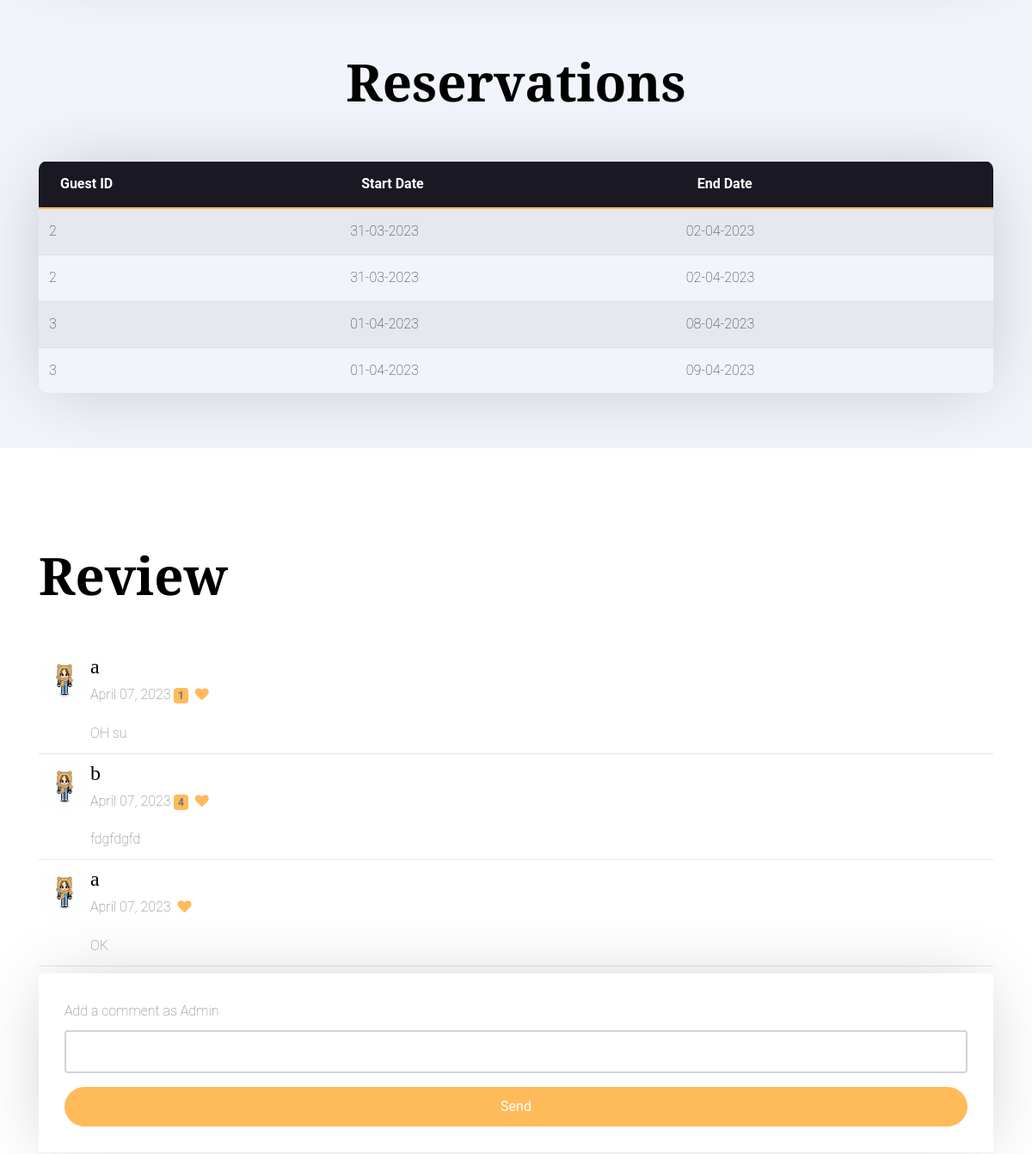
Before: /modify_room/1 (signed in, middle part) with the older database file.
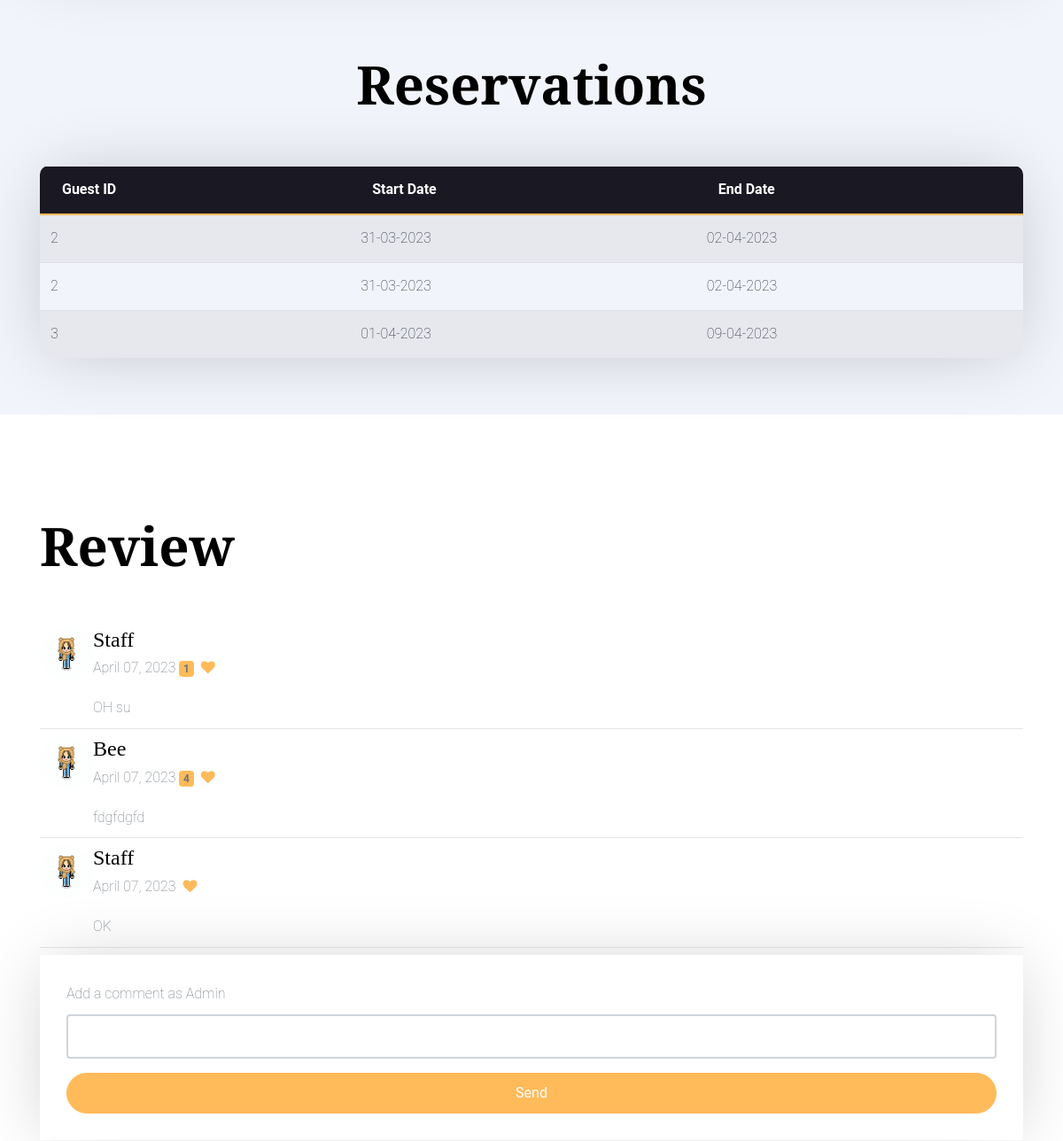
After: the same page with the newer database file.
### model.py (models this page shows)
class Reservation(Base):
    __tablename__ = 'reservations'
    id = Column(Integer, primary_key=True)
    room_id = Column(Integer, ForeignKey('rooms.id'), nullable=False)
    guest_id = Column(Integer, ForeignKey('users.id'), nullable=False)
    start_date = Column(DateTime, nullable=False, default=datetime.utcnow)
    end_date = Column(DateTime, nullable=False)
    status = Column(Integer, nullable=False, default=0) # 0 = pending, 1 = payed, not comfirm , 2 = confirmed, 3 = cancelled
    room = relationship('Room', backref='reservations')

class Review(Base):
    __tablename__ = 'reviews'
    id = Column(Integer, primary_key=True)
    user_id = Column(Integer, ForeignKey('users.id'), nullable=False)
    room_id = Column(Integer, ForeignKey('rooms.id'), nullable=False)
    comment = Column(String(1000), nullable=False)
    rating = Column(Integer, nullable=False) # 1-5
    show = Column(Integer, nullable=False, default=0) # 0 = hidden, 1 = visible
    room = relationship('Room', backref='reviews')

### admin_route.py (the view)
@admin_route.route('/modify_room/<int:room_id>', methods=['GET', 'POST'])
def modify_room_route(room_id):
    with app.app_context():
        if not session.get('logged_in'):
            return redirect(url_for('authenticate_route.login'))
        else:
            if request.method == 'POST' and (session['is_admin'] or session['is_staff']):
                if 'room_number' not in request.form or 'price' not in request.form:
                    return render_template('admin.html', error="Room number and price are required")
                room_number = request.form['room_number']
                price = request.form['price']
                floor = request.form['floor'] if 'floor' in request.form else "0"
                capacity = request.form['capacity'] if 'capacity' in request.form else 1
                image = request.form['image'] if 'image' in request.form else "default.jpg"
                description = request.form['description'] if 'description' in request.form else "very nice room"
                available = request.form['available'] if 'available' in request.form else 1
                average_rating = request.form['average_rating'] if 'average_rating' in request.form else 5
                if modify_room(room_id, room_number, price, floor,capacity, image, description, available, average_rating):
                    return redirect('/')
                return redirect('/')
            else:
                room = get_room_by_id(room_id)
                reservations = get_reservations_by_room_id(room_id)
                reviews = get_reviews_by_room_id(room_id)
                return render_template('admin_staff_modify_room.html',reviews=reviews, room=room, reservations=reservations)

### controller.py (called while the page is built)
def get_room_by_id(room_id):
    session = DBSession()
    room = session.query(Room).get(room_id)
    session.close()
    return room

def get_reservations_by_room_id(room_id):
    session = DBSession()
    reservations_raw = session.query(Reservation).filter_by(room_id=room_id).all()
    reservations = []
    for reservation in reservations_raw:
        room = session.query(Room).get(reservation.room_id)
        reservation.room_number = room.room_number
        reservation.price = room.price
        reservation.floor = room.floor
        reservation.capacity = room.capacity
        reservation.image = room.image
        reservations.append(reservation)
    session.close()
    return reservations

def get_reviews_by_room_id(room_id):
    session = DBSession()
    reviews = session.query(Review).filter_by(room_id=room_id).all()
    review_with_name = []
    for review in reviews:
        user = session.query(User).get(review.user_id)
        review.name = user.username if user.friendly_name == "" else user.friendly_name
        review_with_name.append(review)
    session.close()
    return review_with_name

### templates/admin_staff_modify_room.html (shortened to what this page needs)
{% extends "base.html" %}
{% block body %}
<section class="section bg-light pb-5"  id="add-room">
</section>
<section class="py-5 bg-light" id="modify-users">
  <div class="container">
    <div class="row justify-content-center text-center mb-5">
      <div class="col-md-7">
        <h2 class="heading" data-aos="fade-up">Reservations</h2>
      </div>
    </div>
    <table class="table table-striped">
        <thead>
            <tr>
                <th>Guest ID</th>
                <th>Start Date</th>
                <th>End Date</th>
            </tr>
        </thead>
        <tbody>
            {% for reservation in reservations %}
            <tr>
                <td>{{ reservation.guest_id }}</td>
                <td>{{ reservation.start_date.strftime("%d-%m-%Y") }}</td>
                <td>{{ reservation.end_date.strftime("%d-%m-%Y") }}</td>
            </tr>
            {% endfor %}
        </tbody>
    </table>
  </div>
</section>
<section class="section">
  <div class="container">
    <div class="row  justify-content-centertext-center mb-5">
      <div class="col-md-7">
        <h2 class="heading" data-aos="fade-up">Review</h2>
      </div>
    </div>
    <div class="row" data-aos="fade-up">
      {% for review in reviews %}
      <div class="col-md-12">
        <div class="d-flex flex-start">
          <img class="rounded-circle shadow-1-strong me-3"
            src="{{ url_for('static', filename='images/guest-avatar.jpg') }}" alt="avatar" width="60"
            height="60" />
          <div>
            <h4 class="fw-bold mb-1">{{ review.name }}</h4>
            <div class="d-flex align-items-center mb-3">
              <p class="mb-0">
                April 07, 2023
                {% if review.rating < 10 %}
                <span class="badge bg-primary">{{ review.rating }}</span>
                {% endif %}
              </p>
              <a href="#" class=""><i class="fa fa-heart ml-2"></i></a>
            </div>
            <p class="mb-0">{{ review.comment }}</p>
          </div>
        </div>
        <hr class="my-2" />
      </div>
      {% endfor %}
    </div>
    <div class="block-32" data-aos="fade-up" data-aos-offset="-200">
        <form action="{{ url_for('user_route.add_review_route', room_id=room.id) }}" method="POST">
            <div class="form-group">
                <label for="comment">Add a comment as {{ "Admin" if session['is_admin'] else "Staff" if session['is_staff'] else "User" }}</label>
                <input type="text" name="comment" class="form-control" required>
            </div>
            <button type="submit" class="btn btn-primary btn-block text-white" data-toggle="modal" data-target="#exampleModal">
                Send
            </button>
        </form>
    </div>
  </div>
</section>
{% endblock %}

Changed rows visible on the page:
removed Reservation: guest_id "3", start_date "01-04-2023", end_date "08-04-2023"
computed for Review "OH su": name "a" → "Staff"
computed for Review "fdgfdgfd": name "b" → "Bee"
computed for Review "OK": name "a" → "Staff"
